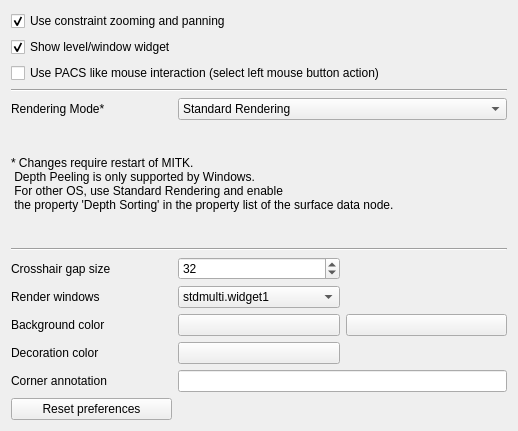
<?xml version="1.0" encoding="UTF-8"?>
<ui version="4.0">
 <class>QmitkStdMultiWidgetEditorPreferencePage</class>
 <widget class="QWidget" name="QmitkStdMultiWidgetEditorPreferencePage">
  <property name="geometry">
   <rect>
    <x>0</x>
    <y>0</y>
    <width>518</width>
    <height>431</height>
   </rect>
  </property>
  <property name="windowTitle">
   <string>External Programs</string>
  </property>
  <layout class="QGridLayout" name="gridLayout">
   <item row="10" column="1">
    <widget class="QComboBox" name="m_RenderWindowChooser">
     <item>
      <property name="text">
       <string>stdmulti.widget1</string>
      </property>
     </item>
     <item>
      <property name="text">
       <string>stdmulti.widget2</string>
      </property>
     </item>
     <item>
      <property name="text">
       <string>stdmulti.widget3</string>
      </property>
     </item>
     <item>
      <property name="text">
       <string>stdmulti.widget4</string>
      </property>
     </item>
    </widget>
   </item>
   <item row="11" column="0">
    <widget class="QLabel" name="label_2">
     <property name="toolTip">
      <string>&lt;html&gt;&lt;head/&gt;&lt;body&gt;&lt;p&gt;If two colors are set, a gradient background is generated.&lt;/p&gt;&lt;/body&gt;&lt;/html&gt;</string>
     </property>
     <property name="text">
      <string>Background color</string>
     </property>
    </widget>
   </item>
   <item row="15" column="0">
    <widget class="QPushButton" name="m_ResetButton">
     <property name="text">
      <string>Reset preferences</string>
     </property>
    </widget>
   </item>
   <item row="6" column="1" colspan="2">
    <widget class="QComboBox" name="m_RenderingMode">
     <item>
      <property name="text">
       <string>Standard Rendering</string>
      </property>
     </item>
     <item>
      <property name="text">
       <string>Enable Multisampling (Antialiasing)</string>
      </property>
     </item>
     <item>
      <property name="text">
       <string>Enable Depth Peeling</string>
      </property>
     </item>
    </widget>
   </item>
   <item row="7" column="0" colspan="3">
    <widget class="QLabel" name="label">
     <property name="text">
      <string>* Changes require restart of MITK.
 Depth Peeling is only supported by Windows.
 For other OS, use Standard Rendering and enable
 the property 'Depth Sorting' in the property list of the surface data node.</string>
     </property>
    </widget>
   </item>
   <item row="9" column="1">
    <widget class="QSpinBox" name="m_CrosshairGapSize">
     <property name="value">
      <number>32</number>
     </property>
    </widget>
   </item>
   <item row="8" column="0" colspan="3">
    <widget class="Line" name="line_3">
     <property name="orientation">
      <enum>Qt::Horizontal</enum>
     </property>
    </widget>
   </item>
   <item row="14" column="0">
    <widget class="QLabel" name="label_8">
     <property name="toolTip">
      <string>The small text on the button left of each renderwindow.</string>
     </property>
     <property name="text">
      <string>Corner annotation</string>
     </property>
    </widget>
   </item>
   <item row="9" column="0">
    <widget class="QLabel" name="label_9">
     <property name="toolTip">
      <string>&lt;html&gt;&lt;head/&gt;&lt;body&gt;&lt;p&gt;The gap in the middle of the crosshair in pixels.&lt;/p&gt;&lt;/body&gt;&lt;/html&gt;</string>
     </property>
     <property name="text">
      <string>Crosshair gap size</string>
     </property>
    </widget>
   </item>
   <item row="13" column="0">
    <widget class="QLabel" name="label_7">
     <property name="toolTip">
      <string>&lt;html&gt;&lt;head/&gt;&lt;body&gt;&lt;p&gt;The color is used for the following decorations (of each renderwindow):&lt;/p&gt;&lt;p&gt;Rectangle border&lt;/p&gt;&lt;p&gt;Corner annotation&lt;/p&gt;&lt;p&gt;Crosshair&lt;/p&gt;&lt;p&gt;Plane geometry helper objects (3D Planes)&lt;/p&gt;&lt;p&gt;Image navigator borders&lt;/p&gt;&lt;p&gt;&lt;br/&gt;&lt;/p&gt;&lt;/body&gt;&lt;/html&gt;</string>
     </property>
     <property name="text">
      <string>Decoration color</string>
     </property>
    </widget>
   </item>
   <item row="13" column="1">
    <widget class="QPushButton" name="m_RenderWindowDecorationColor">
     <property name="text">
      <string/>
     </property>
    </widget>
   </item>
   <item row="10" column="0">
    <widget class="QLabel" name="label_6">
     <property name="toolTip">
      <string>&lt;html&gt;&lt;head/&gt;&lt;body&gt;&lt;p&gt;Choose the renderwindow from the multi widget.&lt;/p&gt;&lt;/body&gt;&lt;/html&gt;</string>
     </property>
     <property name="text">
      <string>Render windows</string>
     </property>
    </widget>
   </item>
   <item row="1" column="0" colspan="3">
    <widget class="QCheckBox" name="m_ShowLevelWindowWidget">
     <property name="layoutDirection">
      <enum>Qt::LeftToRight</enum>
     </property>
     <property name="text">
      <string>Show level/window widget</string>
     </property>
     <property name="checked">
      <bool>true</bool>
     </property>
    </widget>
   </item>
   <item row="2" column="0" colspan="3">
    <widget class="QCheckBox" name="m_PACSLikeMouseMode">
     <property name="layoutDirection">
      <enum>Qt::LeftToRight</enum>
     </property>
     <property name="text">
      <string>Use PACS like mouse interaction (select left mouse button action)</string>
     </property>
     <property name="tristate">
      <bool>false</bool>
     </property>
    </widget>
   </item>
   <item row="11" column="2">
    <widget class="QPushButton" name="m_ColorButton2">
     <property name="text">
      <string/>
     </property>
    </widget>
   </item>
   <item row="3" column="0" colspan="3">
    <widget class="Line" name="line">
     <property name="orientation">
      <enum>Qt::Horizontal</enum>
     </property>
    </widget>
   </item>
   <item row="6" column="0">
    <widget class="QLabel" name="label_5">
     <property name="text">
      <string>Rendering Mode*</string>
     </property>
    </widget>
   </item>
   <item row="14" column="1" colspan="2">
    <widget class="QLineEdit" name="m_RenderWindowDecorationText"/>
   </item>
   <item row="11" column="1">
    <widget class="QPushButton" name="m_ColorButton1">
     <property name="text">
      <string/>
     </property>
    </widget>
   </item>
   <item row="0" column="0" colspan="3">
    <widget class="QCheckBox" name="m_EnableFlexibleZooming">
     <property name="toolTip">
      <string>&lt;html&gt;&lt;head/&gt;&lt;body&gt;&lt;p&gt;If activated, zooming and panning is limited to a certain space arround each image.&lt;/p&gt;&lt;/body&gt;&lt;/html&gt;</string>
     </property>
     <property name="layoutDirection">
      <enum>Qt::LeftToRight</enum>
     </property>
     <property name="text">
      <string>Use constraint zooming and panning</string>
     </property>
     <property name="checked">
      <bool>true</bool>
     </property>
    </widget>
   </item>
  </layout>
 </widget>
 <resources/>
 <connections/>
</ui>
